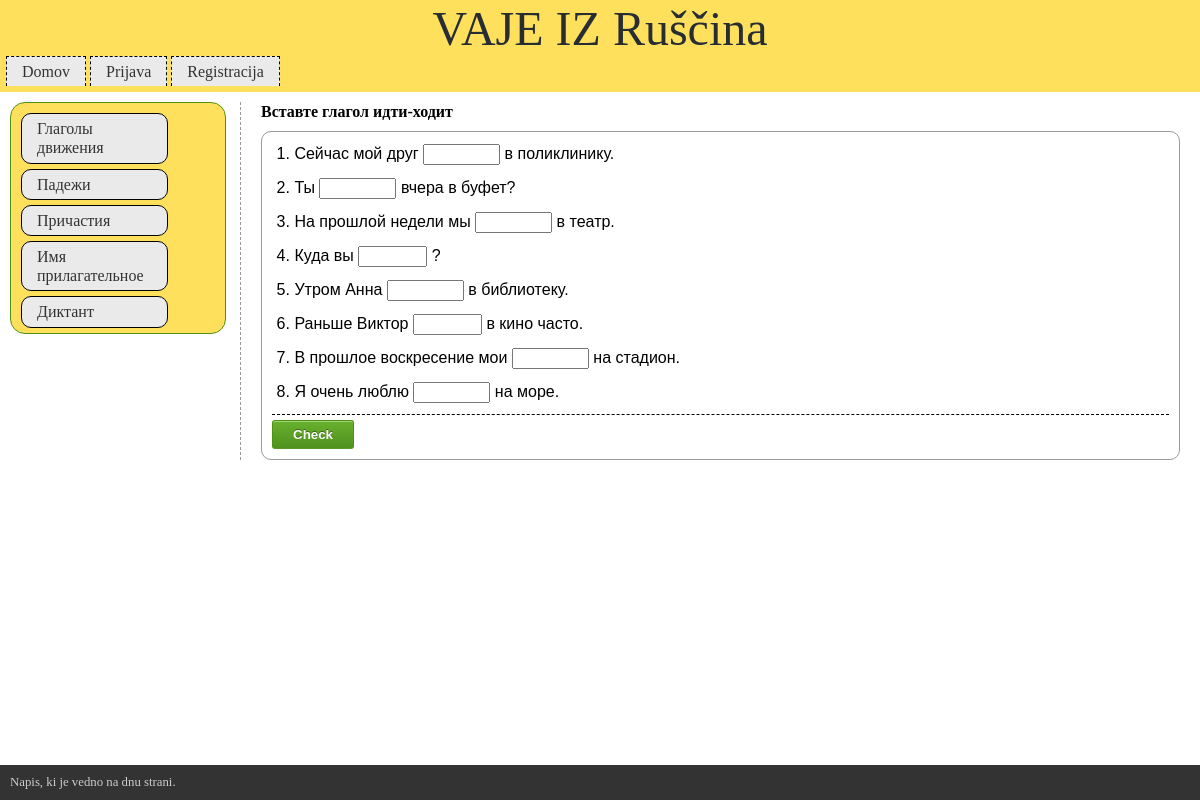
Screenshot of /exercises/exercise_solve/ru/17 with the database file from the repository.
### exercises/models.py (models this page shows, shortened)
class Language(models.Model):
    language = models.CharField(max_length=3)
    description = models.CharField(max_length=50)

class Subject(models.Model):
    language = models.ForeignKey(Language)
    subject = models.CharField(max_length=60)

class ExercisesModel(models.Model):
    language = models.ForeignKey(Language)
    subject = models.ForeignKey(Subject)
    name = models.CharField(max_length=60)
    exercise = models.TextField()

### exercises/views.py (the view, shortened to what this page needs)
# urls.py: url(r'^exercise_solve/(?P<language>\w\w)/(?P<pk>[-_\d]+)$', ExerciseSolveView.as_view(), name='exercise_solve'),
class ExerciseSolveView(View):
    def get(self, request, pk, language): #pk parameter defined in url
        exercise = get_object_or_404(ExercisesModel,pk=pk)
        context_dict = {}
        context_dict["exercise_name"] = exercise.name
        context_dict["exercise_id"] = exercise.id
        context_dict["language"] = exercise.language
        listDisplay, listCheck = my_parser.parse(exercise.exercise.strip())
        context_dict["exercise_parts"] = listDisplay
        context_dict["action"] = reverse("exercise_solve",
                kwargs = {'pk': exercise.id, 'language': language})
        return render(request,"exercises/exercise_solve.html", context_dict)

### exercises/exercise_parser.py (called while the page is built)
    def __len__(self):
        return len(self.text)

    def input_size(self):
        return self.__len__()

### exercises/templatetags/mytags.py (called while the page is built)
@register.inclusion_tag('exercises/subjects_list.html')
def get_subject_list(language = None):
    if language:
        print()
        return {"subjects" : Subject.objects.filter(language=language)}
    else:
        return {'subjects': Subject.objects.all()}

### exercises/templates/exercises/exercise_solve.html (shortened to what this page needs)
{% extends "exercises/base.html" %}
{% load staticfiles %}
{% load static %}
{% block main_content %}
    <div class="container">
    <h2>
        {{ exercise_name }}
    </h2>
    </div>
    <div>
        <form class="exercises_form" name="exercises" action="{{ action }}" method="POST">
        <ol>
        {% for line in exercise_parts %}
                <li>
                    {%  for part in line %}
                        {% if part.partType == part.QUESTION_PART %}
                            <label>{{ part.text }}</label>
                        {% else %}
                            {% if part.hint %}
                                <input
                                        name="{{ part.partName }}"
                                        type="text"
                                        size = "{{ part.input_size }}"
                                        placeholder="{{ part.hint }}"/>
                            {%  else %}
                                <input name="{{ part.partName }}"
                                       type="text"
                                       size = "{{ part.input_size }}"/>
                            {% endif %}
                        {% endif %}
                    {% endfor %}
                </li>
            {% endfor %}
        </ol>
        <input class="submit" type="submit" value="Check">
        </form>
    </div>
{% endblock main_content %}

### exercises/templates/exercises/base.html (shortened to what this page needs)
<!DOCTYPE html>
{% load staticfiles %}
{% load  mytags %}
<html>
<head lang="en">
    <link rel="stylesheet" type="text/css"
        href="{% static 'exercises/main_styles.css' %}" />
    <link rel="stylesheet" type="text/css"
        href="{% static 'exercises/exercise_list.css' %}" />
</head>
<body>
    <header>
    {% block header %}
    {% if language %}
        <h1>VAJE IZ {{ language.description }}</h1>
    {% else %}
        <h1>VAJE IZ SLOVNICE</h1>
    {% endif %}
    <ul class="nav">
        <li><a href="{% url 'select_language' %}">Domov</a></li>
        <li><a href="#">Prijava</a></li>
        <li><a href="#">Registracija</a></li>
    </ul>
    {% endblock header %}
    </header>
    <aside>
    {% block sidenav %}
        {% get_subject_list language %}
    {% endblock sidenav %}
    </aside>
    <article>
    {% block main_content %}
    {% endblock main_content %}
    </article>
    {% block footer %}
    <footer>
        Napis, ki je vedno na dnu strani.
    </footer>
    {% endblock footer %}
</body>
</html>

### exercises/templates/exercises/subjects_list.html
{% if subjects %}
    <ul>
    {% for s in subjects %}
        <li><a href="{% url 'exercise_list' pk=s.id language=s.language.language %}">{{ s.subject }}</a></li>
    {% endfor %}
{% else %}
    <li> <strong >There are no subjects present.</strong></li>
    </ul>
{% endif %}

### exercises/static/exercises/main_styles.css (style rules this page uses)
h1 { font: italic normal 3em Baskerville, "Palatino Linotype", "Times New Roman", serif; color: #46874D; padding-left: 2px; }
header { background-color: sandybrown; padding-bottom: 2px; }

### exercises/static/exercises/exercise_list.css (style rules this page uses)
html, body, div, span, object, iframe, h1, h2, h3, h4, h5, h6, p, blockquote, pre, a, abbr, acronym, address, big, cite, code, del, dfn, em, img, ins, kbd, q, s, samp,small, strike, strong, sub, sup, tt, var, b, u, i, center, dl, dt, dd, ol, ul, li, fieldset, form, label, legend, table, caption, tbody, tfoot, thead, tr, th, td, article, aside, canvas, details, embed, figure, figcaption, footer, header, hgroup, menu, nav, output, ruby, section, summary, time, mark, audio, video { margin: 0; padding: 0; border: 0; font-size: 100%; vertical-align: baseline; }
article, aside, details, figcaption, figure, footer, header, hgroup, menu, nav, section { display: block; }
body { line-height: 1.2; }
ol { padding-left: 1.4em; list-style: decimal; }
ul { padding-left: 1.4em; list-style: square; }
header { padding: 1px; background-color: #ffe05d; }
header h1 { font: normal 48px Georgia, "Times New Roman", Times, serif; text-align: center; color: #272D32; }
ul.nav { margin-left: 5px; margin-bottom: 5px; padding-left: 0px; list-style: none; }
ul.nav li { display: inline; }
ul.nav a { display: inline-block; border: 1px dashed #000; border-bottom: none; padding: 5px 15px 5px 15px; background-color: #eaeaea; text-decoration: none; color: #333; }
footer { clear: both; font-size: .8em; padding: 10px 10px 10px 10px; background-color: #333333; color: rgb(204,204,204); position: fixed; bottom: 0px; width:100%; align-content: center; owerflow:hide; }
* { -moz-box-sizing: border-box; box-sizing: border-box; }
aside { float: left; width: 18%; padding: 10px 20px 0 10px; margin: 10px 10px 0px 10px; background-color: #ffe05d; border: 1px solid #509111; border-radius: 15px; }
article { margin-top: 10px; margin-left: 20%; border-left: dashed 1px rgb(153,153,153); padding: 0 20px; }
aside ul { list-style-type:none; padding-left: 0; margin-left: 0; }
aside ul li { margin-bottom: 5px; }
aside ul li a { display: block; width: 80%; border: 1px solid #000; border-radius: 10px; padding: 5px 15px 5px 15px; background-color: #eaeaea; text-decoration: none; color: #333; }
input.submit { background-color: #68b12f; background: -webkit-gradient(linear, left top, left bottom, from(#68b12f), to(#50911e)); background: -webkit-linear-gradient(top, #68b12f, #50911e); background: -moz-linear-gradient(top, #68b12f, #50911e); background: -ms-linear-gradient(top, #68b12f, #50911e); background: -o-linear-gradient(top, #68b12f, #50911e); background: linear-gradient(top, #68b12f, #50911e); border: 1px solid #509111; border-bottom: 1px solid #5b992b; border-radius: 10px; -webkit-border-radius: 3px; -moz-border-radius: 3px; -ms-border-radius: 3px; -o-border-radius: 3px; box-shadow: inset 0 1px 0 0 #9fd574; -webkit-box-shadow: 0 1px 0 0 #9fd574 inset ; -moz-box-shadow: 0 1px 0 0 #9fd574 inset; -ms-box-shadow: 0 1px 0 0 #9fd574 inset; -o-box-shadow: 0 1px 0 0 #9fd574 inset; color: white; font-weight: bold; padding: 6px 20px; text-align: center; text-shadow: 0 -1px 0 #396715; }

### rows the page displays
Language: description "Ruščina"
Subject: subject "Глаголы движения"
Subject: subject "Падежи"
Subject: subject "Причастия"
Subject: subject "Имя прилагательное"
Subject: subject "Диктант"
ExercisesModel: name "Вставте глагол идти-ходит"

### other values shown
{{ part.text }} "Сейчас мой друг" "в поликлинику." "Ты" "вчера в буфет?" "На прошлой недели мы" "в театр." "Куда вы" "?" "Утром Анна" "в библиотеку." "Раньше Виктор" "в кино часто." "В прошлое воскресение мои" "на стадион." "Я очень люблю" "на море."
